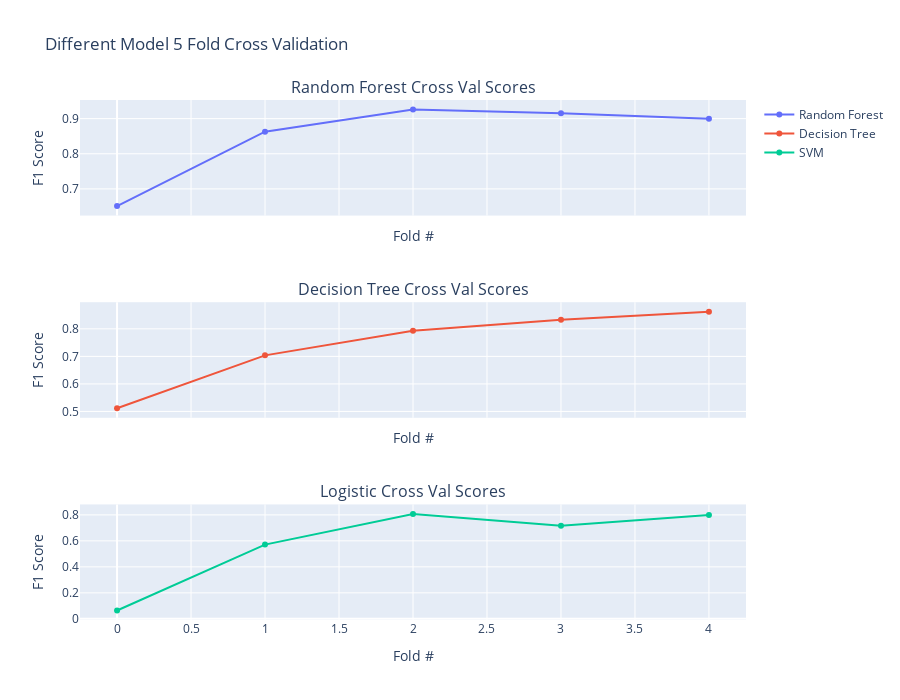

The cell this chart's notebook holds for it:
### Code cell
fig = make_subplots(rows=3, cols=1,shared_xaxes=True,subplot_titles=('Random Forest Cross Val Scores',
                                                                     'Decision Tree Cross Val Scores',
                                                                    'Logistic Cross Val Scores'))

fig.add_trace(
    go.Scatter(x=list(range(0,len(f1_cross_val_scores))),y=f1_cross_val_scores,name='Random Forest'),
    row=1, col=1
)
fig.add_trace(
    go.Scatter(x=list(range(0,len(dec_f1_cross_val_scores))),y=dec_f1_cross_val_scores,name='Decision Tree'),
    row=2, col=1
)
fig.add_trace(
    go.Scatter(x=list(range(0,len(log_f1_cross_val_scores))),y=log_f1_cross_val_scores,name='SVM'),
    row=3, col=1
)

fig.update_layout(height=700, width=900, title_text="Different Model 5 Fold Cross Validation")
fig.update_yaxes(title_text="F1 Score")
fig.update_xaxes(title_text="Fold #")

fig.show()

### Figure 1 — Plotly figure (JSON) as saved in the notebook; plotly's stock layout.template omitted (floating-point values rounded to 4 significant figures)
{"data": [{"name": "Random Forest", "type": "scatter", "x": [0, 1, 2, 3, 4], "xaxis": "x", "y": [0.6512, 0.8627, 0.9259, 0.9153, 0.9], "yaxis": "y"}, {"name": "Decision Tree", "type": "scatter", "x": [0, 1, 2, 3, 4], "xaxis": "x2", "y": [0.5116, 0.7037, 0.7931, 0.8333, 0.8621], "yaxis": "y2"}, {"name": "SVM", "type": "scatter", "x": [0, 1, 2, 3, 4], "xaxis": "x3", "y": [0.06452, 0.5714, 0.807, 0.717, 0.8], "yaxis": "y3"}], "layout": {"annotations": [{"font": {"size": 16}, "showarrow": false, "text": "Random Forest Cross Val Scores", "x": 0.5, "xanchor": "center", "xref": "paper", "y": 1, "yanchor": "bottom", "yref": "paper"}, {"font": {"size": 16}, "showarrow": false, "text": "Decision Tree Cross Val Scores", "x": 0.5, "xanchor": "center", "xref": "paper", "y": 0.6111, "yanchor": "bottom", "yref": "paper"}, {"font": {"size": 16}, "showarrow": false, "text": "Logistic Cross Val Scores", "x": 0.5, "xanchor": "center", "xref": "paper", "y": 0.2222, "yanchor": "bottom", "yref": "paper"}], "height": 700, "title": {"text": "Different Model 5 Fold Cross Validation"}, "width": 900, "xaxis": {"anchor": "y", "domain": [0, 1], "matches": "x3", "showticklabels": false, "title": {"text": "Fold #"}}, "xaxis2": {"anchor": "y2", "domain": [0, 1], "matches": "x3", "showticklabels": false, "title": {"text": "Fold #"}}, "xaxis3": {"anchor": "y3", "domain": [0, 1], "title": {"text": "Fold #"}}, "yaxis": {"anchor": "x", "domain": [0.7778, 1], "title": {"text": "F1 Score"}}, "yaxis2": {"anchor": "x2", "domain": [0.3889, 0.6111], "title": {"text": "F1 Score"}}, "yaxis3": {"anchor": "x3", "domain": [0, 0.2222], "title": {"text": "F1 Score"}}}}
